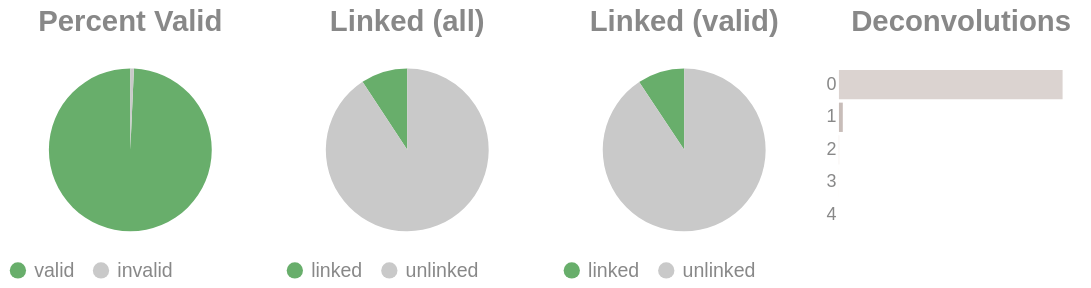

The code cell stored with this chart in its notebook:
### Code cell
if SKIPLR:
    pass
else:
    clash = Counter()
    for i in valids['molecule'].to_list():
        _mol = i.split("-")
        if len(_mol) == 1:
            clash.update('0')
        else:
            clash.update(_mol[-1])

    _d = {"deconvolutions": [], 'count': []}
    for k,v in clash.items():
        _d['deconvolutions'].append(k)
        _d['count'].append(v)

    tot_valid = valids['reads'].sum()
    mask = valids['reads'] >= 2
    n_linked_reads = valids.filter(mask)['reads'].sum()
    if n_linked_reads == 0:
        print_html("No linked molecules (>=2 reads) were detected; skipping linked-only distributions.")
        SKIPLR = True
    else:
        perc_valid = round(tot_valid / n_reads, 4)
        linked_perc_abs = round(n_linked_reads / n_reads, 4)
        linked_perc = round(n_linked_reads / tot_valid, 4)

    _valid = pl.DataFrame({"valids": ['valid', 'invalid'], "count": [tot_valid, n_reads - tot_valid]})
    _linked_abs = pl.DataFrame({"linked (absolute)": ['linked', 'unlinked'], "count": [n_linked_reads, n_reads - n_linked_reads]})
    _linked_rel = pl.DataFrame({"linked (valids)": ['linked', 'unlinked'], "count": [n_linked_reads, tot_valid - n_linked_reads]})

    (
        alt.hconcat(
            piechart(_valid, goodval = 'valid', title = "Percent Valid"),
            piechart(_linked_abs, goodval = "linked", title =  "Linked (all)"),
            piechart(_linked_rel, goodval = "linked", title =  "Linked (valid)"),
            convolutionbar(pl.DataFrame(_d), title = "Deconvolutions"),
            center = True,
            bounds = 'flush'
        )
        .resolve_scale(color='independent')
        .resolve_legend('independent')
        .properties(usermeta={'embedOptions': {"actions": False}})
    ).display()

### Figure 1 — Vega-Lite specification as saved in the notebook (floating-point values rounded to 4 significant figures)
{"width": "container", "height": 400, "config": {"title": {"anchor": "start", "dy": -15, "fontSize": 18, "color": "#888888", "subtitleColor": "#888888", "subtitleFontSize": 14}, "arc": {"fill": "#0072B2"}, "axis": {"domainColor": "#888888", "domainWidth": 0.5, "gridWidth": 0.2, "grid": false, "titleFontWeight": 400, "titleFontSize": 15, "labelFontSize": 11, "labelColor": "#888888", "tickColor": "#888888", "tickWidth": 0.2, "titleColor": "#888888"}, "axisBand": {"grid": false}, "axisX": {"grid": true, "tickSize": 10, "domainCap": "round"}, "axisY": {"domain": false, "grid": true, "tickSize": 0, "domainCap": "round"}, "background": "transparent", "header": {"labelFontSize": 15, "labelColor": "#888888", "titleFontSize": 15, "titleFontWeight": 600, "titleColor": "#888888"}, "legend": {"labelFont": "sans-serif", "labelFontSize": 12, "labelColor": "#888888", "symbolSize": 100, "symbolType": "circle", "titleFontSize": 12, "titlePadding": 10, "titleColor": "#888888", "title": null}, "range": {"category": ["#E69F00", "#56B4E9", "#009E73", "#F0E442", "#0072B2", "#D55E00", "#CC79A7", "#000000"], "diverging": ["#cfe8f3", "#a2d4ec", "#73bfe2", "#46abdb", "#1696d2", "#12719e"]}, "area": {"fill": "#0072B2", "fillOpacity": 0.7, "line": true, "strokeOpacity": 0.7}, "line": {"color": "#0072B2", "stroke": "#0072B2", "strokeWidth": 2}, "trail": {"color": "#0072B2", "stroke": "#0072B2", "strokeWidth": 0, "size": 1}, "point": {"filled": true, "fillOpacity": 1.0, "size": 95}, "text": {"color": "#888888", "fontSize": 11, "align": "right", "fontWeight": 400, "size": 11}, "bar": {"fill": "#0072B2", "stroke": null}, "view": {"stroke": null, "continuousWidth": 660, "continuousHeight": 400}}, "hconcat": [{"data": {"name": "data-2a758129bad1dbbaaf07ed409279fef3"}, "mark": {"type": "arc"}, "encoding": {"color": {"field": "valids", "legend": {"orient": "bottom", "title": null}, "scale": {"domain": ["valid", "invalid"], "range": ["#68ae6b", "#C9C9C9"]}, "title": "Valids", "type": "nominal"}, "theta": {"field": "count", "type": "quantitative"}, "tooltip": [{"field": "valids", "title": "Valids", "type": "ordinal"}, {"field": "percent", "format": ".2%", "title": "Percent", "type": "quantitative"}, {"field": "count", "title": "Count", "type": "quantitative"}]}, "height": 100, "title": {"text": "Percent Valid", "align": "center", "anchor": "middle"}, "transform": [{"calculate": "datum.count / 2176704", "as": "percent"}], "width": 150}, {"data": {"name": "data-3167f74b7178b5451eb4d935421dd3dd"}, "mark": {"type": "arc"}, "encoding": {"color": {"field": "linked (absolute)", "legend": {"orient": "bottom", "title": null}, "scale": {"domain": ["linked", "unlinked"], "range": ["#68ae6b", "#C9C9C9"]}, "title": "Linked (Absolute)", "type": "nominal"}, "theta": {"field": "count", "type": "quantitative"}, "tooltip": [{"field": "linked (absolute)", "title": "Linked (Absolute)", "type": "ordinal"}, {"field": "percent", "format": ".2%", "title": "Percent", "type": "quantitative"}, {"field": "count", "title": "Count", "type": "quantitative"}]}, "height": 100, "title": {"text": "Linked (all)", "align": "center", "anchor": "middle"}, "transform": [{"calculate": "datum.count / 2176704", "as": "percent"}], "width": 150}, {"data": {"name": "data-1983c0ef2f3554898c34813aadee7017"}, "mark": {"type": "arc"}, "encoding": {"color": {"field": "linked (valids)", "legend": {"orient": "bottom", "title": null}, "scale": {"domain": ["linked", "unlinked"], "range": ["#68ae6b", "#C9C9C9"]}, "title": "Linked (Valids)", "type": "nominal"}, "theta": {"field": "count", "type": "quantitative"}, "tooltip": [{"field": "linked (valids)", "title": "Linked (Valids)", "type": "ordinal"}, {"field": "percent", "format": ".2%", "title": "Percent", "type": "quantitative"}, {"field": "count", "title": "Count", "type": "quantitative"}]}, "height": 100, "title": {"text": "Linked (valid)", "align": "center", "anchor": "middle"}, "transform": [{"calculate": "datum.count / 2161311", "as": "percent"}], "width": 150}, {"data": {"name": "data-f14f71ff6f0aa2e4c138344dd0cc11d6"}, "mark": {"type": "bar"}, "encoding": {"color": {"field": "deconvolutions", "legend": null, "scale": {"scheme": "lightgreyred"}, "type": "nominal"}, "tooltip": [{"field": "deconvolutions", "title": "Deconvolutions", "type": "ordinal"}, {"field": "percent", "format": ".2%", "title": "Percent", "type": "quantitative"}, {"field": "count", "title": "Count", "type": "quantitative"}], "x": {"axis": null, "field": "count", "type": "quantitative"}, "y": {"field": "deconvolutions", "sort": "ascending", "title": null, "type": "nominal"}}, "height": 100, "title": {"text": "Deconvolutions", "align": "center", "anchor": "middle"}, "transform": [{"calculate": "datum.count / 2049685", "as": "percent"}], "width": 150}], "bounds": "flush", "center": true, "resolve": {"legend": {"angle": "independent"}, "scale": {"color": "independent"}}, "usermeta": {"embedOptions": {"actions": false}}, "$schema": "https://vega.github.io/schema/vega-lite/v6.1.0.json", "datasets": {"data-2a758129bad1dbbaaf07ed409279fef3": [{"valids": "valid", "count": 2161311}, {"valids": "invalid", "count": 15393}], "data-3167f74b7178b5451eb4d935421dd3dd": [{"linked (absolute)": "linked", "count": 201450}, {"linked (absolute)": "unlinked", "count": 1975254}], "data-1983c0ef2f3554898c34813aadee7017": [{"linked (valids)": "linked", "count": 201450}, {"linked (valids)": "unlinked", "count": 1959861}], "data-f14f71ff6f0aa2e4c138344dd0cc11d6": [{"deconvolutions": "0", "count": 2013705}, {"deconvolutions": "1", "count": 34812}, {"deconvolutions": "2", "count": 1098}, {"deconvolutions": "3", "count": 64}, {"deconvolutions": "4", "count": 6}]}}
